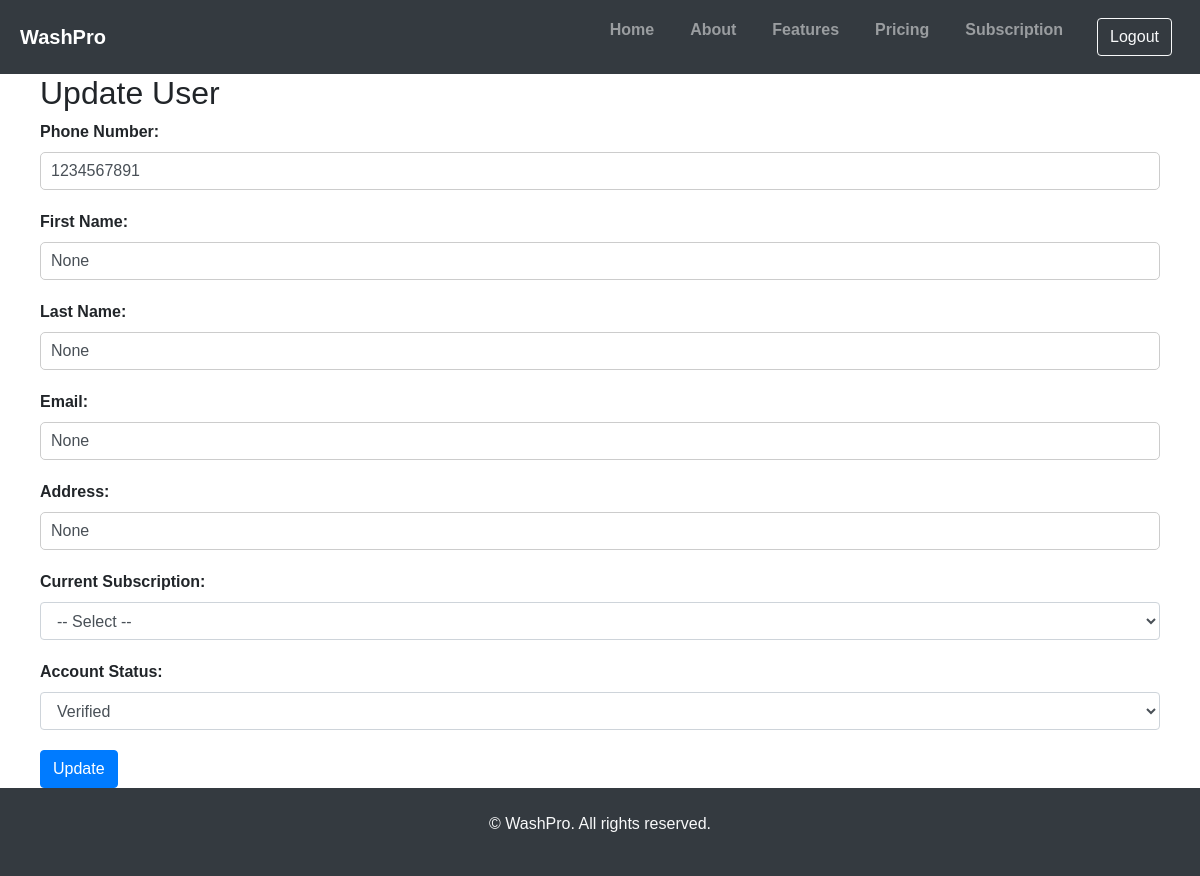
Screenshot of /dashboard/update-user/1/ with the database file from the repository.
### accounts/models.py (models this page shows)
class CustomUser(AbstractBaseUser, PermissionsMixin):
    USER_TYPE_CHOICES = (
        ('admin', 'Admin'),
        ('collection_center', 'Collection Center'),
        ('user', 'User'),
    )
    user_type = models.CharField(max_length=20, choices=USER_TYPE_CHOICES, default='user')
    VERIFICATION_STATUS = (
        ('verfied', 'Verified'),
        ('not_verified', 'Not Verified')
    )
    account_status = models.CharField(max_length=20, choices=VERIFICATION_STATUS, default='not_verified')
    phone_number = models.CharField(max_length=10,  unique=True, blank=True, null=True)
    address = models.CharField(max_length=200, blank=True, null=True)
    current_subscription = models.ForeignKey(Subscription, on_delete=models.SET_NULL, null=True, blank=True)
    is_staff = models.BooleanField(default=False)
    first_name = models.CharField(max_length=200, blank=True, null=True)
    last_name = models.CharField(max_length=200, blank=True, null=True)
    email = models.EmailField(max_length=200, blank=True, null=True)
    USERNAME_FIELD = 'phone_number'
    REQUIRED_FIELDS = ['first_name', 'last_name', 'email']
    objects = CustomUserManager()

### dashboard/views.py (the view)
# urls.py: path('update-user/<int:user_id>/', views.create_or_update_user, name='update_user'),
def create_or_update_user(request, user_id=None):
    user = get_object_or_404(CustomUser, id=user_id) if user_id else None
    subscriptions = Subscription.objects.all()
    account_status_choices = CustomUser.VERIFICATION_STATUS
    if request.method == 'POST':
        form = UserForm(request.POST, instance=user)
        if form.is_valid():
            try:
                form.save()
                if user_id:
                    messages.success(request, 'User details updated successfully.')
                else:
                    messages.success(request, 'User created successfully.')
                return redirect('account:user_account')
            except IntegrityError:
                messages.error(request, 'User with the same phone number already exists.')
    else:
        form = UserForm(instance=user)
    context = {
        'form': form,
        'user': user,
        'subscriptions': subscriptions,
        'account_status_choices': account_status_choices,
    }
    return render(request, 'dashboard/create_user.html', context)

### dashboard/forms.py (shortened to what this page needs)
class UserForm(forms.ModelForm):
    class Meta:
        model = CustomUser
        fields = ['first_name', 'last_name', 'email', 'phone_number', 'address', 'current_subscription', 'is_staff']
    def __init__(self, *args, **kwargs):
        super().__init__(*args, **kwargs)
        self.fields['current_subscription'].required = False
        self.fields['is_staff'].disabled = True

### dashboard/templates/dashboard/create_user.html (shortened to what this page needs)
{% extends 'base.html' %}
{% block content %}
<div class="container">
  <h2>{% if user.id %}Update{% else %}Create{% endif %} User</h2>
  <form method="post">
    <div class="form-group">
      <label for="phone_number">Phone Number:</label>
      <input type="text" class="form-control" id="phone_number" name="phone_number" placeholder="Enter phone number" value="{{ user.phone_number }}" required>
    </div>
    <div class="form-group">
      <label for="first_name">First Name:</label>
      <input type="text" class="form-control" id="first_name" name="first_name" placeholder="Enter first name" value="{{ user.first_name }}" required>
    </div>
    <div class="form-group">
      <label for="last_name">Last Name:</label>
      <input type="text" class="form-control" id="last_name" name="last_name" placeholder="Enter last name" value="{{ user.last_name }}" required>
    </div>
    <div class="form-group">
      <label for="email">Email:</label>
      <input type="email" class="form-control" id="email" name="email" placeholder="Enter email" value="{{ user.email }}" required>
    </div>
    <div class="form-group">
      <label for="address">Address:</label>
      <input type="text" class="form-control" id="address" name="address" placeholder="Enter address" value="{{ user.address }}">
    </div>
    <div class="form-group">
        <label for="current_subscription">Current Subscription:</label>
        <select class="form-control" id="current_subscription" name="current_subscription">
            <option value="">-- Select --</option>
        </select>
    </div>
    <div class="form-group">
        <label for="account_status">Account Status:</label>
        <select class="form-control" id="account_status" name="account_status">
            {% for status in account_status_choices %}
            <option value="{{ status.0 }}" {% if user.account_status == status.0 %}selected{% endif %}>{{ status.1 }}</option>
            {% endfor %}
        </select>
    </div>
    <button type="submit" class="btn btn-primary">{% if user.id %}Update{% else %}Create{% endif %}</button>
  </form>
</div>
{% endblock %}

### static/base.css (style rules this page uses)
body { font-family: Arial, sans-serif; margin: 0; padding: 0; }
.container { max-width: 1200px; margin: 0 auto; padding: 0 20px; }
.form-group { margin-bottom: 20px; }
.form-group label { display: block; font-weight: bold; }
.form-group input[type="text"], .form-group input[type="email"], .form-group textarea { width: 100%; padding: 10px; border: 1px solid #ccc; border-radius: 5px; font-size: 16px; }

### templates/base.html (style rules this page uses)
html, body { height: 100%; margin: 0; }

### rows the page displays
CustomUser: phone_number "1234567891", first_name "None", last_name "None", email "None", address "None", account_status "Verified"
